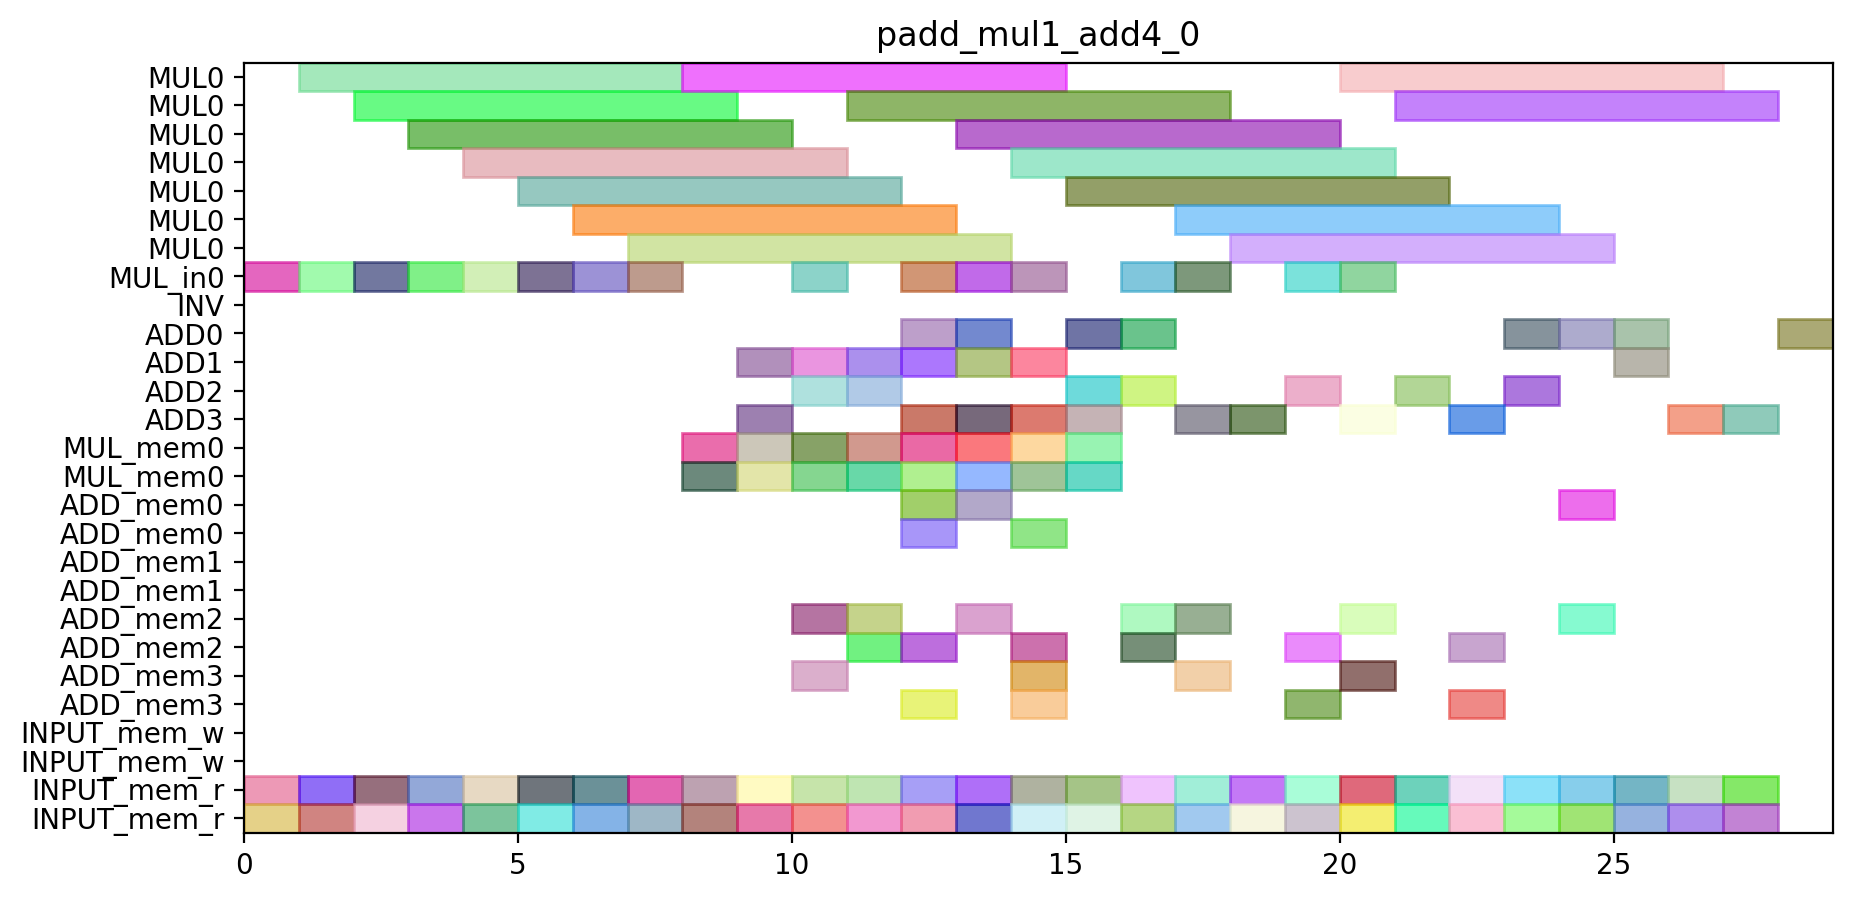

Generate this figure with Python:
from pyschedule import Scenario, solvers, plotters, alt

def solve_padd_mul1_add4_0(ConstStep, ExpStep):
	horizon = 98
	S=Scenario("padd_mul1_add4_0",horizon = horizon)

	# resource
	MUL = S.Resources('MUL', num=1, size=7)
	MUL_in = S.Resources('MUL_in', num=1)
	INV = S.Resource('INV')
	ADD = S.Resources('ADD', num=4, periods=range(1, horizon))
	MUL_mem = S.Resources('MUL_mem', num=1, size=2)
	ADD_mem = S.Resources('ADD_mem', num=4, size=2)
	INPUT_mem_w = S.Resource('INPUT_mem_w', size=2)
	INPUT_mem_r = S.Resource('INPUT_mem_r', size=2)

	# result of previous scheduling

	# new tasks
	T0t2_0 = S.Task('T0t2_0', length=1, delay_cost=1)
	T0t2_0 += alt(ADD)

	T0t2_0_mem0 = S.Task('T0t2_0_mem0', length=1, delay_cost=1)
	T0t2_0_mem0 += INPUT_mem_r
	S += T0t2_0_mem0<=T0t2_0

	T0t2_0_mem1 = S.Task('T0t2_0_mem1', length=1, delay_cost=1)
	T0t2_0_mem1 += INPUT_mem_r
	S += T0t2_0_mem1<=T0t2_0

	T0t2_1 = S.Task('T0t2_1', length=1, delay_cost=1)
	T0t2_1 += alt(ADD)

	T0t2_1_mem0 = S.Task('T0t2_1_mem0', length=1, delay_cost=1)
	T0t2_1_mem0 += INPUT_mem_r
	S += T0t2_1_mem0<=T0t2_1

	T0t2_1_mem1 = S.Task('T0t2_1_mem1', length=1, delay_cost=1)
	T0t2_1_mem1 += INPUT_mem_r
	S += T0t2_1_mem1<=T0t2_1

	T0t3_0 = S.Task('T0t3_0', length=1, delay_cost=1)
	T0t3_0 += alt(ADD)

	T0t3_0_mem0 = S.Task('T0t3_0_mem0', length=1, delay_cost=1)
	T0t3_0_mem0 += INPUT_mem_r
	S += T0t3_0_mem0<=T0t3_0

	T0t3_0_mem1 = S.Task('T0t3_0_mem1', length=1, delay_cost=1)
	T0t3_0_mem1 += INPUT_mem_r
	S += T0t3_0_mem1<=T0t3_0

	T0t3_1 = S.Task('T0t3_1', length=1, delay_cost=1)
	T0t3_1 += alt(ADD)

	T0t3_1_mem0 = S.Task('T0t3_1_mem0', length=1, delay_cost=1)
	T0t3_1_mem0 += INPUT_mem_r
	S += T0t3_1_mem0<=T0t3_1

	T0t3_1_mem1 = S.Task('T0t3_1_mem1', length=1, delay_cost=1)
	T0t3_1_mem1 += INPUT_mem_r
	S += T0t3_1_mem1<=T0t3_1

	T0t0_a0b0_in = S.Task('T0t0_a0b0_in', length=1, delay_cost=1)
	T0t0_a0b0_in += alt(MUL_in)
	T0t0_a0b0 = S.Task('T0t0_a0b0', length=7, delay_cost=1)
	T0t0_a0b0 += alt(MUL)
	S+=T0t0_a0b0>=T0t0_a0b0_in

	T0t0_a0b0_mem0 = S.Task('T0t0_a0b0_mem0', length=1, delay_cost=1)
	T0t0_a0b0_mem0 += INPUT_mem_r
	S += T0t0_a0b0_mem0<=T0t0_a0b0

	T0t0_a0b0_mem1 = S.Task('T0t0_a0b0_mem1', length=1, delay_cost=1)
	T0t0_a0b0_mem1 += INPUT_mem_r
	S += T0t0_a0b0_mem1<=T0t0_a0b0

	T0t1_a0b0_in = S.Task('T0t1_a0b0_in', length=1, delay_cost=1)
	T0t1_a0b0_in += alt(MUL_in)
	T0t1_a0b0 = S.Task('T0t1_a0b0', length=7, delay_cost=1)
	T0t1_a0b0 += alt(MUL)
	S+=T0t1_a0b0>=T0t1_a0b0_in

	T0t1_a0b0_mem0 = S.Task('T0t1_a0b0_mem0', length=1, delay_cost=1)
	T0t1_a0b0_mem0 += INPUT_mem_r
	S += T0t1_a0b0_mem0<=T0t1_a0b0

	T0t1_a0b0_mem1 = S.Task('T0t1_a0b0_mem1', length=1, delay_cost=1)
	T0t1_a0b0_mem1 += INPUT_mem_r
	S += T0t1_a0b0_mem1<=T0t1_a0b0

	T0t2_a0b0 = S.Task('T0t2_a0b0', length=1, delay_cost=1)
	T0t2_a0b0 += alt(ADD)

	T0t2_a0b0_mem0 = S.Task('T0t2_a0b0_mem0', length=1, delay_cost=1)
	T0t2_a0b0_mem0 += INPUT_mem_r
	S += T0t2_a0b0_mem0<=T0t2_a0b0

	T0t2_a0b0_mem1 = S.Task('T0t2_a0b0_mem1', length=1, delay_cost=1)
	T0t2_a0b0_mem1 += INPUT_mem_r
	S += T0t2_a0b0_mem1<=T0t2_a0b0

	T0t3_a0b0 = S.Task('T0t3_a0b0', length=1, delay_cost=1)
	T0t3_a0b0 += alt(ADD)

	T0t3_a0b0_mem0 = S.Task('T0t3_a0b0_mem0', length=1, delay_cost=1)
	T0t3_a0b0_mem0 += INPUT_mem_r
	S += T0t3_a0b0_mem0<=T0t3_a0b0

	T0t3_a0b0_mem1 = S.Task('T0t3_a0b0_mem1', length=1, delay_cost=1)
	T0t3_a0b0_mem1 += INPUT_mem_r
	S += T0t3_a0b0_mem1<=T0t3_a0b0

	T0t0_a1b1_in = S.Task('T0t0_a1b1_in', length=1, delay_cost=1)
	T0t0_a1b1_in += alt(MUL_in)
	T0t0_a1b1 = S.Task('T0t0_a1b1', length=7, delay_cost=1)
	T0t0_a1b1 += alt(MUL)
	S+=T0t0_a1b1>=T0t0_a1b1_in

	T0t0_a1b1_mem0 = S.Task('T0t0_a1b1_mem0', length=1, delay_cost=1)
	T0t0_a1b1_mem0 += INPUT_mem_r
	S += T0t0_a1b1_mem0<=T0t0_a1b1

	T0t0_a1b1_mem1 = S.Task('T0t0_a1b1_mem1', length=1, delay_cost=1)
	T0t0_a1b1_mem1 += INPUT_mem_r
	S += T0t0_a1b1_mem1<=T0t0_a1b1

	T0t1_a1b1_in = S.Task('T0t1_a1b1_in', length=1, delay_cost=1)
	T0t1_a1b1_in += alt(MUL_in)
	T0t1_a1b1 = S.Task('T0t1_a1b1', length=7, delay_cost=1)
	T0t1_a1b1 += alt(MUL)
	S+=T0t1_a1b1>=T0t1_a1b1_in

	T0t1_a1b1_mem0 = S.Task('T0t1_a1b1_mem0', length=1, delay_cost=1)
	T0t1_a1b1_mem0 += INPUT_mem_r
	S += T0t1_a1b1_mem0<=T0t1_a1b1

	T0t1_a1b1_mem1 = S.Task('T0t1_a1b1_mem1', length=1, delay_cost=1)
	T0t1_a1b1_mem1 += INPUT_mem_r
	S += T0t1_a1b1_mem1<=T0t1_a1b1

	T0t2_a1b1 = S.Task('T0t2_a1b1', length=1, delay_cost=1)
	T0t2_a1b1 += alt(ADD)

	T0t2_a1b1_mem0 = S.Task('T0t2_a1b1_mem0', length=1, delay_cost=1)
	T0t2_a1b1_mem0 += INPUT_mem_r
	S += T0t2_a1b1_mem0<=T0t2_a1b1

	T0t2_a1b1_mem1 = S.Task('T0t2_a1b1_mem1', length=1, delay_cost=1)
	T0t2_a1b1_mem1 += INPUT_mem_r
	S += T0t2_a1b1_mem1<=T0t2_a1b1

	T0t3_a1b1 = S.Task('T0t3_a1b1', length=1, delay_cost=1)
	T0t3_a1b1 += alt(ADD)

	T0t3_a1b1_mem0 = S.Task('T0t3_a1b1_mem0', length=1, delay_cost=1)
	T0t3_a1b1_mem0 += INPUT_mem_r
	S += T0t3_a1b1_mem0<=T0t3_a1b1

	T0t3_a1b1_mem1 = S.Task('T0t3_a1b1_mem1', length=1, delay_cost=1)
	T0t3_a1b1_mem1 += INPUT_mem_r
	S += T0t3_a1b1_mem1<=T0t3_a1b1

	T1t3_0 = S.Task('T1t3_0', length=1, delay_cost=1)
	T1t3_0 += alt(ADD)

	T1t3_0_mem0 = S.Task('T1t3_0_mem0', length=1, delay_cost=1)
	T1t3_0_mem0 += INPUT_mem_r
	S += T1t3_0_mem0<=T1t3_0

	T1t3_0_mem1 = S.Task('T1t3_0_mem1', length=1, delay_cost=1)
	T1t3_0_mem1 += INPUT_mem_r
	S += T1t3_0_mem1<=T1t3_0

	T1t3_1 = S.Task('T1t3_1', length=1, delay_cost=1)
	T1t3_1 += alt(ADD)

	T1t3_1_mem0 = S.Task('T1t3_1_mem0', length=1, delay_cost=1)
	T1t3_1_mem0 += INPUT_mem_r
	S += T1t3_1_mem0<=T1t3_1

	T1t3_1_mem1 = S.Task('T1t3_1_mem1', length=1, delay_cost=1)
	T1t3_1_mem1 += INPUT_mem_r
	S += T1t3_1_mem1<=T1t3_1

	T1t0_a0b0_in = S.Task('T1t0_a0b0_in', length=1, delay_cost=1)
	T1t0_a0b0_in += alt(MUL_in)
	T1t0_a0b0 = S.Task('T1t0_a0b0', length=7, delay_cost=1)
	T1t0_a0b0 += alt(MUL)
	S+=T1t0_a0b0>=T1t0_a0b0_in

	T1t0_a0b0_mem0 = S.Task('T1t0_a0b0_mem0', length=1, delay_cost=1)
	T1t0_a0b0_mem0 += INPUT_mem_r
	S += T1t0_a0b0_mem0<=T1t0_a0b0

	T1t0_a0b0_mem1 = S.Task('T1t0_a0b0_mem1', length=1, delay_cost=1)
	T1t0_a0b0_mem1 += INPUT_mem_r
	S += T1t0_a0b0_mem1<=T1t0_a0b0

	T1t1_a0b0_in = S.Task('T1t1_a0b0_in', length=1, delay_cost=1)
	T1t1_a0b0_in += alt(MUL_in)
	T1t1_a0b0 = S.Task('T1t1_a0b0', length=7, delay_cost=1)
	T1t1_a0b0 += alt(MUL)
	S+=T1t1_a0b0>=T1t1_a0b0_in

	T1t1_a0b0_mem0 = S.Task('T1t1_a0b0_mem0', length=1, delay_cost=1)
	T1t1_a0b0_mem0 += INPUT_mem_r
	S += T1t1_a0b0_mem0<=T1t1_a0b0

	T1t1_a0b0_mem1 = S.Task('T1t1_a0b0_mem1', length=1, delay_cost=1)
	T1t1_a0b0_mem1 += INPUT_mem_r
	S += T1t1_a0b0_mem1<=T1t1_a0b0

	T1t3_a0b0 = S.Task('T1t3_a0b0', length=1, delay_cost=1)
	T1t3_a0b0 += alt(ADD)

	T1t3_a0b0_mem0 = S.Task('T1t3_a0b0_mem0', length=1, delay_cost=1)
	T1t3_a0b0_mem0 += INPUT_mem_r
	S += T1t3_a0b0_mem0<=T1t3_a0b0

	T1t3_a0b0_mem1 = S.Task('T1t3_a0b0_mem1', length=1, delay_cost=1)
	T1t3_a0b0_mem1 += INPUT_mem_r
	S += T1t3_a0b0_mem1<=T1t3_a0b0

	T1t0_a1b1_in = S.Task('T1t0_a1b1_in', length=1, delay_cost=1)
	T1t0_a1b1_in += alt(MUL_in)
	T1t0_a1b1 = S.Task('T1t0_a1b1', length=7, delay_cost=1)
	T1t0_a1b1 += alt(MUL)
	S+=T1t0_a1b1>=T1t0_a1b1_in

	T1t0_a1b1_mem0 = S.Task('T1t0_a1b1_mem0', length=1, delay_cost=1)
	T1t0_a1b1_mem0 += INPUT_mem_r
	S += T1t0_a1b1_mem0<=T1t0_a1b1

	T1t0_a1b1_mem1 = S.Task('T1t0_a1b1_mem1', length=1, delay_cost=1)
	T1t0_a1b1_mem1 += INPUT_mem_r
	S += T1t0_a1b1_mem1<=T1t0_a1b1

	T1t1_a1b1_in = S.Task('T1t1_a1b1_in', length=1, delay_cost=1)
	T1t1_a1b1_in += alt(MUL_in)
	T1t1_a1b1 = S.Task('T1t1_a1b1', length=7, delay_cost=1)
	T1t1_a1b1 += alt(MUL)
	S+=T1t1_a1b1>=T1t1_a1b1_in

	T1t1_a1b1_mem0 = S.Task('T1t1_a1b1_mem0', length=1, delay_cost=1)
	T1t1_a1b1_mem0 += INPUT_mem_r
	S += T1t1_a1b1_mem0<=T1t1_a1b1

	T1t1_a1b1_mem1 = S.Task('T1t1_a1b1_mem1', length=1, delay_cost=1)
	T1t1_a1b1_mem1 += INPUT_mem_r
	S += T1t1_a1b1_mem1<=T1t1_a1b1

	T1t3_a1b1 = S.Task('T1t3_a1b1', length=1, delay_cost=1)
	T1t3_a1b1 += alt(ADD)

	T1t3_a1b1_mem0 = S.Task('T1t3_a1b1_mem0', length=1, delay_cost=1)
	T1t3_a1b1_mem0 += INPUT_mem_r
	S += T1t3_a1b1_mem0<=T1t3_a1b1

	T1t3_a1b1_mem1 = S.Task('T1t3_a1b1_mem1', length=1, delay_cost=1)
	T1t3_a1b1_mem1 += INPUT_mem_r
	S += T1t3_a1b1_mem1<=T1t3_a1b1

	T5t2_0 = S.Task('T5t2_0', length=1, delay_cost=1)
	T5t2_0 += alt(ADD)

	T5t2_0_mem0 = S.Task('T5t2_0_mem0', length=1, delay_cost=1)
	T5t2_0_mem0 += INPUT_mem_r
	S += T5t2_0_mem0<=T5t2_0

	T5t2_0_mem1 = S.Task('T5t2_0_mem1', length=1, delay_cost=1)
	T5t2_0_mem1 += INPUT_mem_r
	S += T5t2_0_mem1<=T5t2_0

	T5t2_1 = S.Task('T5t2_1', length=1, delay_cost=1)
	T5t2_1 += alt(ADD)

	T5t2_1_mem0 = S.Task('T5t2_1_mem0', length=1, delay_cost=1)
	T5t2_1_mem0 += INPUT_mem_r
	S += T5t2_1_mem0<=T5t2_1

	T5t2_1_mem1 = S.Task('T5t2_1_mem1', length=1, delay_cost=1)
	T5t2_1_mem1 += INPUT_mem_r
	S += T5t2_1_mem1<=T5t2_1

	T5t2_a0b0 = S.Task('T5t2_a0b0', length=1, delay_cost=1)
	T5t2_a0b0 += alt(ADD)

	T5t2_a0b0_mem0 = S.Task('T5t2_a0b0_mem0', length=1, delay_cost=1)
	T5t2_a0b0_mem0 += INPUT_mem_r
	S += T5t2_a0b0_mem0<=T5t2_a0b0

	T5t2_a0b0_mem1 = S.Task('T5t2_a0b0_mem1', length=1, delay_cost=1)
	T5t2_a0b0_mem1 += INPUT_mem_r
	S += T5t2_a0b0_mem1<=T5t2_a0b0

	T5t2_a1b1 = S.Task('T5t2_a1b1', length=1, delay_cost=1)
	T5t2_a1b1 += alt(ADD)

	T5t2_a1b1_mem0 = S.Task('T5t2_a1b1_mem0', length=1, delay_cost=1)
	T5t2_a1b1_mem0 += INPUT_mem_r
	S += T5t2_a1b1_mem0<=T5t2_a1b1

	T5t2_a1b1_mem1 = S.Task('T5t2_a1b1_mem1', length=1, delay_cost=1)
	T5t2_a1b1_mem1 += INPUT_mem_r
	S += T5t2_a1b1_mem1<=T5t2_a1b1

	T6t3_0 = S.Task('T6t3_0', length=1, delay_cost=1)
	T6t3_0 += alt(ADD)

	T6t3_0_mem0 = S.Task('T6t3_0_mem0', length=1, delay_cost=1)
	T6t3_0_mem0 += INPUT_mem_r
	S += T6t3_0_mem0<=T6t3_0

	T6t3_0_mem1 = S.Task('T6t3_0_mem1', length=1, delay_cost=1)
	T6t3_0_mem1 += INPUT_mem_r
	S += T6t3_0_mem1<=T6t3_0

	T6t3_1 = S.Task('T6t3_1', length=1, delay_cost=1)
	T6t3_1 += alt(ADD)

	T6t3_1_mem0 = S.Task('T6t3_1_mem0', length=1, delay_cost=1)
	T6t3_1_mem0 += INPUT_mem_r
	S += T6t3_1_mem0<=T6t3_1

	T6t3_1_mem1 = S.Task('T6t3_1_mem1', length=1, delay_cost=1)
	T6t3_1_mem1 += INPUT_mem_r
	S += T6t3_1_mem1<=T6t3_1

	T6t3_a0b0 = S.Task('T6t3_a0b0', length=1, delay_cost=1)
	T6t3_a0b0 += alt(ADD)

	T6t3_a0b0_mem0 = S.Task('T6t3_a0b0_mem0', length=1, delay_cost=1)
	T6t3_a0b0_mem0 += INPUT_mem_r
	S += T6t3_a0b0_mem0<=T6t3_a0b0

	T6t3_a0b0_mem1 = S.Task('T6t3_a0b0_mem1', length=1, delay_cost=1)
	T6t3_a0b0_mem1 += INPUT_mem_r
	S += T6t3_a0b0_mem1<=T6t3_a0b0

	T6t3_a1b1 = S.Task('T6t3_a1b1', length=1, delay_cost=1)
	T6t3_a1b1 += alt(ADD)

	T6t3_a1b1_mem0 = S.Task('T6t3_a1b1_mem0', length=1, delay_cost=1)
	T6t3_a1b1_mem0 += INPUT_mem_r
	S += T6t3_a1b1_mem0<=T6t3_a1b1

	T6t3_a1b1_mem1 = S.Task('T6t3_a1b1_mem1', length=1, delay_cost=1)
	T6t3_a1b1_mem1 += INPUT_mem_r
	S += T6t3_a1b1_mem1<=T6t3_a1b1

	T0t4_a0b0_in = S.Task('T0t4_a0b0_in', length=1, delay_cost=1)
	T0t4_a0b0_in += alt(MUL_in)
	T0t4_a0b0 = S.Task('T0t4_a0b0', length=7, delay_cost=1)
	T0t4_a0b0 += alt(MUL)
	S+=T0t4_a0b0>=T0t4_a0b0_in

	T0t4_a0b0_mem0 = S.Task('T0t4_a0b0_mem0', length=1, delay_cost=1)
	T0t4_a0b0_mem0 += alt(ADD_mem)
	S += (T0t2_a0b0*ADD[0])-1<T0t4_a0b0_mem0*ADD_mem[0]
	S += (T0t2_a0b0*ADD[1])-1<T0t4_a0b0_mem0*ADD_mem[1]
	S += (T0t2_a0b0*ADD[2])-1<T0t4_a0b0_mem0*ADD_mem[2]
	S += (T0t2_a0b0*ADD[3])-1<T0t4_a0b0_mem0*ADD_mem[3]
	S += T0t4_a0b0_mem0<=T0t4_a0b0

	T0t4_a0b0_mem1 = S.Task('T0t4_a0b0_mem1', length=1, delay_cost=1)
	T0t4_a0b0_mem1 += alt(ADD_mem)
	S += (T0t3_a0b0*ADD[0])-1<T0t4_a0b0_mem1*ADD_mem[0]
	S += (T0t3_a0b0*ADD[1])-1<T0t4_a0b0_mem1*ADD_mem[1]
	S += (T0t3_a0b0*ADD[2])-1<T0t4_a0b0_mem1*ADD_mem[2]
	S += (T0t3_a0b0*ADD[3])-1<T0t4_a0b0_mem1*ADD_mem[3]
	S += T0t4_a0b0_mem1<=T0t4_a0b0

	T0c0_a0b0 = S.Task('T0c0_a0b0', length=1, delay_cost=1)
	T0c0_a0b0 += alt(ADD)

	T0c0_a0b0_mem0 = S.Task('T0c0_a0b0_mem0', length=1, delay_cost=1)
	T0c0_a0b0_mem0 += alt(MUL_mem)
	S += (T0t0_a0b0*MUL[0])-1<T0c0_a0b0_mem0*MUL_mem[0]
	S += T0c0_a0b0_mem0<=T0c0_a0b0

	T0c0_a0b0_mem1 = S.Task('T0c0_a0b0_mem1', length=1, delay_cost=1)
	T0c0_a0b0_mem1 += alt(MUL_mem)
	S += (T0t1_a0b0*MUL[0])-1<T0c0_a0b0_mem1*MUL_mem[0]
	S += T0c0_a0b0_mem1<=T0c0_a0b0

	T0t6_a0b0 = S.Task('T0t6_a0b0', length=1, delay_cost=1)
	T0t6_a0b0 += alt(ADD)

	T0t6_a0b0_mem0 = S.Task('T0t6_a0b0_mem0', length=1, delay_cost=1)
	T0t6_a0b0_mem0 += alt(MUL_mem)
	S += (T0t0_a0b0*MUL[0])-1<T0t6_a0b0_mem0*MUL_mem[0]
	S += T0t6_a0b0_mem0<=T0t6_a0b0

	T0t6_a0b0_mem1 = S.Task('T0t6_a0b0_mem1', length=1, delay_cost=1)
	T0t6_a0b0_mem1 += alt(MUL_mem)
	S += (T0t1_a0b0*MUL[0])-1<T0t6_a0b0_mem1*MUL_mem[0]
	S += T0t6_a0b0_mem1<=T0t6_a0b0

	T0t4_a1b1_in = S.Task('T0t4_a1b1_in', length=1, delay_cost=1)
	T0t4_a1b1_in += alt(MUL_in)
	T0t4_a1b1 = S.Task('T0t4_a1b1', length=7, delay_cost=1)
	T0t4_a1b1 += alt(MUL)
	S+=T0t4_a1b1>=T0t4_a1b1_in

	T0t4_a1b1_mem0 = S.Task('T0t4_a1b1_mem0', length=1, delay_cost=1)
	T0t4_a1b1_mem0 += alt(ADD_mem)
	S += (T0t2_a1b1*ADD[0])-1<T0t4_a1b1_mem0*ADD_mem[0]
	S += (T0t2_a1b1*ADD[1])-1<T0t4_a1b1_mem0*ADD_mem[1]
	S += (T0t2_a1b1*ADD[2])-1<T0t4_a1b1_mem0*ADD_mem[2]
	S += (T0t2_a1b1*ADD[3])-1<T0t4_a1b1_mem0*ADD_mem[3]
	S += T0t4_a1b1_mem0<=T0t4_a1b1

	T0t4_a1b1_mem1 = S.Task('T0t4_a1b1_mem1', length=1, delay_cost=1)
	T0t4_a1b1_mem1 += alt(ADD_mem)
	S += (T0t3_a1b1*ADD[0])-1<T0t4_a1b1_mem1*ADD_mem[0]
	S += (T0t3_a1b1*ADD[1])-1<T0t4_a1b1_mem1*ADD_mem[1]
	S += (T0t3_a1b1*ADD[2])-1<T0t4_a1b1_mem1*ADD_mem[2]
	S += (T0t3_a1b1*ADD[3])-1<T0t4_a1b1_mem1*ADD_mem[3]
	S += T0t4_a1b1_mem1<=T0t4_a1b1

	T0c0_a1b1 = S.Task('T0c0_a1b1', length=1, delay_cost=1)
	T0c0_a1b1 += alt(ADD)

	T0c0_a1b1_mem0 = S.Task('T0c0_a1b1_mem0', length=1, delay_cost=1)
	T0c0_a1b1_mem0 += alt(MUL_mem)
	S += (T0t0_a1b1*MUL[0])-1<T0c0_a1b1_mem0*MUL_mem[0]
	S += T0c0_a1b1_mem0<=T0c0_a1b1

	T0c0_a1b1_mem1 = S.Task('T0c0_a1b1_mem1', length=1, delay_cost=1)
	T0c0_a1b1_mem1 += alt(MUL_mem)
	S += (T0t1_a1b1*MUL[0])-1<T0c0_a1b1_mem1*MUL_mem[0]
	S += T0c0_a1b1_mem1<=T0c0_a1b1

	T0t6_a1b1 = S.Task('T0t6_a1b1', length=1, delay_cost=1)
	T0t6_a1b1 += alt(ADD)

	T0t6_a1b1_mem0 = S.Task('T0t6_a1b1_mem0', length=1, delay_cost=1)
	T0t6_a1b1_mem0 += alt(MUL_mem)
	S += (T0t0_a1b1*MUL[0])-1<T0t6_a1b1_mem0*MUL_mem[0]
	S += T0t6_a1b1_mem0<=T0t6_a1b1

	T0t6_a1b1_mem1 = S.Task('T0t6_a1b1_mem1', length=1, delay_cost=1)
	T0t6_a1b1_mem1 += alt(MUL_mem)
	S += (T0t1_a1b1*MUL[0])-1<T0t6_a1b1_mem1*MUL_mem[0]
	S += T0t6_a1b1_mem1<=T0t6_a1b1

	T0t0_t2t3_in = S.Task('T0t0_t2t3_in', length=1, delay_cost=1)
	T0t0_t2t3_in += alt(MUL_in)
	T0t0_t2t3 = S.Task('T0t0_t2t3', length=7, delay_cost=1)
	T0t0_t2t3 += alt(MUL)
	S+=T0t0_t2t3>=T0t0_t2t3_in

	T0t0_t2t3_mem0 = S.Task('T0t0_t2t3_mem0', length=1, delay_cost=1)
	T0t0_t2t3_mem0 += alt(ADD_mem)
	S += (T0t2_0*ADD[0])-1<T0t0_t2t3_mem0*ADD_mem[0]
	S += (T0t2_0*ADD[1])-1<T0t0_t2t3_mem0*ADD_mem[1]
	S += (T0t2_0*ADD[2])-1<T0t0_t2t3_mem0*ADD_mem[2]
	S += (T0t2_0*ADD[3])-1<T0t0_t2t3_mem0*ADD_mem[3]
	S += T0t0_t2t3_mem0<=T0t0_t2t3

	T0t0_t2t3_mem1 = S.Task('T0t0_t2t3_mem1', length=1, delay_cost=1)
	T0t0_t2t3_mem1 += alt(ADD_mem)
	S += (T0t3_0*ADD[0])-1<T0t0_t2t3_mem1*ADD_mem[0]
	S += (T0t3_0*ADD[1])-1<T0t0_t2t3_mem1*ADD_mem[1]
	S += (T0t3_0*ADD[2])-1<T0t0_t2t3_mem1*ADD_mem[2]
	S += (T0t3_0*ADD[3])-1<T0t0_t2t3_mem1*ADD_mem[3]
	S += T0t0_t2t3_mem1<=T0t0_t2t3

	T0t1_t2t3_in = S.Task('T0t1_t2t3_in', length=1, delay_cost=1)
	T0t1_t2t3_in += alt(MUL_in)
	T0t1_t2t3 = S.Task('T0t1_t2t3', length=7, delay_cost=1)
	T0t1_t2t3 += alt(MUL)
	S+=T0t1_t2t3>=T0t1_t2t3_in

	T0t1_t2t3_mem0 = S.Task('T0t1_t2t3_mem0', length=1, delay_cost=1)
	T0t1_t2t3_mem0 += alt(ADD_mem)
	S += (T0t2_1*ADD[0])-1<T0t1_t2t3_mem0*ADD_mem[0]
	S += (T0t2_1*ADD[1])-1<T0t1_t2t3_mem0*ADD_mem[1]
	S += (T0t2_1*ADD[2])-1<T0t1_t2t3_mem0*ADD_mem[2]
	S += (T0t2_1*ADD[3])-1<T0t1_t2t3_mem0*ADD_mem[3]
	S += T0t1_t2t3_mem0<=T0t1_t2t3

	T0t1_t2t3_mem1 = S.Task('T0t1_t2t3_mem1', length=1, delay_cost=1)
	T0t1_t2t3_mem1 += alt(ADD_mem)
	S += (T0t3_1*ADD[0])-1<T0t1_t2t3_mem1*ADD_mem[0]
	S += (T0t3_1*ADD[1])-1<T0t1_t2t3_mem1*ADD_mem[1]
	S += (T0t3_1*ADD[2])-1<T0t1_t2t3_mem1*ADD_mem[2]
	S += (T0t3_1*ADD[3])-1<T0t1_t2t3_mem1*ADD_mem[3]
	S += T0t1_t2t3_mem1<=T0t1_t2t3

	T0t2_t2t3 = S.Task('T0t2_t2t3', length=1, delay_cost=1)
	T0t2_t2t3 += alt(ADD)

	T0t2_t2t3_mem0 = S.Task('T0t2_t2t3_mem0', length=1, delay_cost=1)
	T0t2_t2t3_mem0 += alt(ADD_mem)
	S += (T0t2_0*ADD[0])-1<T0t2_t2t3_mem0*ADD_mem[0]
	S += (T0t2_0*ADD[1])-1<T0t2_t2t3_mem0*ADD_mem[1]
	S += (T0t2_0*ADD[2])-1<T0t2_t2t3_mem0*ADD_mem[2]
	S += (T0t2_0*ADD[3])-1<T0t2_t2t3_mem0*ADD_mem[3]
	S += T0t2_t2t3_mem0<=T0t2_t2t3

	T0t2_t2t3_mem1 = S.Task('T0t2_t2t3_mem1', length=1, delay_cost=1)
	T0t2_t2t3_mem1 += alt(ADD_mem)
	S += (T0t2_1*ADD[0])-1<T0t2_t2t3_mem1*ADD_mem[0]
	S += (T0t2_1*ADD[1])-1<T0t2_t2t3_mem1*ADD_mem[1]
	S += (T0t2_1*ADD[2])-1<T0t2_t2t3_mem1*ADD_mem[2]
	S += (T0t2_1*ADD[3])-1<T0t2_t2t3_mem1*ADD_mem[3]
	S += T0t2_t2t3_mem1<=T0t2_t2t3

	T0t3_t2t3 = S.Task('T0t3_t2t3', length=1, delay_cost=1)
	T0t3_t2t3 += alt(ADD)

	T0t3_t2t3_mem0 = S.Task('T0t3_t2t3_mem0', length=1, delay_cost=1)
	T0t3_t2t3_mem0 += alt(ADD_mem)
	S += (T0t3_0*ADD[0])-1<T0t3_t2t3_mem0*ADD_mem[0]
	S += (T0t3_0*ADD[1])-1<T0t3_t2t3_mem0*ADD_mem[1]
	S += (T0t3_0*ADD[2])-1<T0t3_t2t3_mem0*ADD_mem[2]
	S += (T0t3_0*ADD[3])-1<T0t3_t2t3_mem0*ADD_mem[3]
	S += T0t3_t2t3_mem0<=T0t3_t2t3

	T0t3_t2t3_mem1 = S.Task('T0t3_t2t3_mem1', length=1, delay_cost=1)
	T0t3_t2t3_mem1 += alt(ADD_mem)
	S += (T0t3_1*ADD[0])-1<T0t3_t2t3_mem1*ADD_mem[0]
	S += (T0t3_1*ADD[1])-1<T0t3_t2t3_mem1*ADD_mem[1]
	S += (T0t3_1*ADD[2])-1<T0t3_t2t3_mem1*ADD_mem[2]
	S += (T0t3_1*ADD[3])-1<T0t3_t2t3_mem1*ADD_mem[3]
	S += T0t3_t2t3_mem1<=T0t3_t2t3

	T1t4_a0b0_in = S.Task('T1t4_a0b0_in', length=1, delay_cost=1)
	T1t4_a0b0_in += alt(MUL_in)
	T1t4_a0b0 = S.Task('T1t4_a0b0', length=7, delay_cost=1)
	T1t4_a0b0 += alt(MUL)
	S+=T1t4_a0b0>=T1t4_a0b0_in

	T1t4_a0b0_mem0 = S.Task('T1t4_a0b0_mem0', length=1, delay_cost=1)
	T1t4_a0b0_mem0 += alt(ADD_mem)
	S += (T0t2_a0b0*ADD[0])-1<T1t4_a0b0_mem0*ADD_mem[0]
	S += (T0t2_a0b0*ADD[1])-1<T1t4_a0b0_mem0*ADD_mem[1]
	S += (T0t2_a0b0*ADD[2])-1<T1t4_a0b0_mem0*ADD_mem[2]
	S += (T0t2_a0b0*ADD[3])-1<T1t4_a0b0_mem0*ADD_mem[3]
	S += T1t4_a0b0_mem0<=T1t4_a0b0

	T1t4_a0b0_mem1 = S.Task('T1t4_a0b0_mem1', length=1, delay_cost=1)
	T1t4_a0b0_mem1 += alt(ADD_mem)
	S += (T1t3_a0b0*ADD[0])-1<T1t4_a0b0_mem1*ADD_mem[0]
	S += (T1t3_a0b0*ADD[1])-1<T1t4_a0b0_mem1*ADD_mem[1]
	S += (T1t3_a0b0*ADD[2])-1<T1t4_a0b0_mem1*ADD_mem[2]
	S += (T1t3_a0b0*ADD[3])-1<T1t4_a0b0_mem1*ADD_mem[3]
	S += T1t4_a0b0_mem1<=T1t4_a0b0

	T1c0_a0b0 = S.Task('T1c0_a0b0', length=1, delay_cost=1)
	T1c0_a0b0 += alt(ADD)

	T1c0_a0b0_mem0 = S.Task('T1c0_a0b0_mem0', length=1, delay_cost=1)
	T1c0_a0b0_mem0 += alt(MUL_mem)
	S += (T1t0_a0b0*MUL[0])-1<T1c0_a0b0_mem0*MUL_mem[0]
	S += T1c0_a0b0_mem0<=T1c0_a0b0

	T1c0_a0b0_mem1 = S.Task('T1c0_a0b0_mem1', length=1, delay_cost=1)
	T1c0_a0b0_mem1 += alt(MUL_mem)
	S += (T1t1_a0b0*MUL[0])-1<T1c0_a0b0_mem1*MUL_mem[0]
	S += T1c0_a0b0_mem1<=T1c0_a0b0

	T1t6_a0b0 = S.Task('T1t6_a0b0', length=1, delay_cost=1)
	T1t6_a0b0 += alt(ADD)

	T1t6_a0b0_mem0 = S.Task('T1t6_a0b0_mem0', length=1, delay_cost=1)
	T1t6_a0b0_mem0 += alt(MUL_mem)
	S += (T1t0_a0b0*MUL[0])-1<T1t6_a0b0_mem0*MUL_mem[0]
	S += T1t6_a0b0_mem0<=T1t6_a0b0

	T1t6_a0b0_mem1 = S.Task('T1t6_a0b0_mem1', length=1, delay_cost=1)
	T1t6_a0b0_mem1 += alt(MUL_mem)
	S += (T1t1_a0b0*MUL[0])-1<T1t6_a0b0_mem1*MUL_mem[0]
	S += T1t6_a0b0_mem1<=T1t6_a0b0

	T1t4_a1b1_in = S.Task('T1t4_a1b1_in', length=1, delay_cost=1)
	T1t4_a1b1_in += alt(MUL_in)
	T1t4_a1b1 = S.Task('T1t4_a1b1', length=7, delay_cost=1)
	T1t4_a1b1 += alt(MUL)
	S+=T1t4_a1b1>=T1t4_a1b1_in

	T1t4_a1b1_mem0 = S.Task('T1t4_a1b1_mem0', length=1, delay_cost=1)
	T1t4_a1b1_mem0 += alt(ADD_mem)
	S += (T0t2_a1b1*ADD[0])-1<T1t4_a1b1_mem0*ADD_mem[0]
	S += (T0t2_a1b1*ADD[1])-1<T1t4_a1b1_mem0*ADD_mem[1]
	S += (T0t2_a1b1*ADD[2])-1<T1t4_a1b1_mem0*ADD_mem[2]
	S += (T0t2_a1b1*ADD[3])-1<T1t4_a1b1_mem0*ADD_mem[3]
	S += T1t4_a1b1_mem0<=T1t4_a1b1

	T1t4_a1b1_mem1 = S.Task('T1t4_a1b1_mem1', length=1, delay_cost=1)
	T1t4_a1b1_mem1 += alt(ADD_mem)
	S += (T1t3_a1b1*ADD[0])-1<T1t4_a1b1_mem1*ADD_mem[0]
	S += (T1t3_a1b1*ADD[1])-1<T1t4_a1b1_mem1*ADD_mem[1]
	S += (T1t3_a1b1*ADD[2])-1<T1t4_a1b1_mem1*ADD_mem[2]
	S += (T1t3_a1b1*ADD[3])-1<T1t4_a1b1_mem1*ADD_mem[3]
	S += T1t4_a1b1_mem1<=T1t4_a1b1

	T1c0_a1b1 = S.Task('T1c0_a1b1', length=1, delay_cost=1)
	T1c0_a1b1 += alt(ADD)

	T1c0_a1b1_mem0 = S.Task('T1c0_a1b1_mem0', length=1, delay_cost=1)
	T1c0_a1b1_mem0 += alt(MUL_mem)
	S += (T1t0_a1b1*MUL[0])-1<T1c0_a1b1_mem0*MUL_mem[0]
	S += T1c0_a1b1_mem0<=T1c0_a1b1

	T1c0_a1b1_mem1 = S.Task('T1c0_a1b1_mem1', length=1, delay_cost=1)
	T1c0_a1b1_mem1 += alt(MUL_mem)
	S += (T1t1_a1b1*MUL[0])-1<T1c0_a1b1_mem1*MUL_mem[0]
	S += T1c0_a1b1_mem1<=T1c0_a1b1

	T1t6_a1b1 = S.Task('T1t6_a1b1', length=1, delay_cost=1)
	T1t6_a1b1 += alt(ADD)

	T1t6_a1b1_mem0 = S.Task('T1t6_a1b1_mem0', length=1, delay_cost=1)
	T1t6_a1b1_mem0 += alt(MUL_mem)
	S += (T1t0_a1b1*MUL[0])-1<T1t6_a1b1_mem0*MUL_mem[0]
	S += T1t6_a1b1_mem0<=T1t6_a1b1

	T1t6_a1b1_mem1 = S.Task('T1t6_a1b1_mem1', length=1, delay_cost=1)
	T1t6_a1b1_mem1 += alt(MUL_mem)
	S += (T1t1_a1b1*MUL[0])-1<T1t6_a1b1_mem1*MUL_mem[0]
	S += T1t6_a1b1_mem1<=T1t6_a1b1

	T1t0_t2t3_in = S.Task('T1t0_t2t3_in', length=1, delay_cost=1)
	T1t0_t2t3_in += alt(MUL_in)
	T1t0_t2t3 = S.Task('T1t0_t2t3', length=7, delay_cost=1)
	T1t0_t2t3 += alt(MUL)
	S+=T1t0_t2t3>=T1t0_t2t3_in

	T1t0_t2t3_mem0 = S.Task('T1t0_t2t3_mem0', length=1, delay_cost=1)
	T1t0_t2t3_mem0 += alt(ADD_mem)
	S += (T0t2_0*ADD[0])-1<T1t0_t2t3_mem0*ADD_mem[0]
	S += (T0t2_0*ADD[1])-1<T1t0_t2t3_mem0*ADD_mem[1]
	S += (T0t2_0*ADD[2])-1<T1t0_t2t3_mem0*ADD_mem[2]
	S += (T0t2_0*ADD[3])-1<T1t0_t2t3_mem0*ADD_mem[3]
	S += T1t0_t2t3_mem0<=T1t0_t2t3

	T1t0_t2t3_mem1 = S.Task('T1t0_t2t3_mem1', length=1, delay_cost=1)
	T1t0_t2t3_mem1 += alt(ADD_mem)
	S += (T1t3_0*ADD[0])-1<T1t0_t2t3_mem1*ADD_mem[0]
	S += (T1t3_0*ADD[1])-1<T1t0_t2t3_mem1*ADD_mem[1]
	S += (T1t3_0*ADD[2])-1<T1t0_t2t3_mem1*ADD_mem[2]
	S += (T1t3_0*ADD[3])-1<T1t0_t2t3_mem1*ADD_mem[3]
	S += T1t0_t2t3_mem1<=T1t0_t2t3

	T1t1_t2t3_in = S.Task('T1t1_t2t3_in', length=1, delay_cost=1)
	T1t1_t2t3_in += alt(MUL_in)
	T1t1_t2t3 = S.Task('T1t1_t2t3', length=7, delay_cost=1)
	T1t1_t2t3 += alt(MUL)
	S+=T1t1_t2t3>=T1t1_t2t3_in

	T1t1_t2t3_mem0 = S.Task('T1t1_t2t3_mem0', length=1, delay_cost=1)
	T1t1_t2t3_mem0 += alt(ADD_mem)
	S += (T0t2_1*ADD[0])-1<T1t1_t2t3_mem0*ADD_mem[0]
	S += (T0t2_1*ADD[1])-1<T1t1_t2t3_mem0*ADD_mem[1]
	S += (T0t2_1*ADD[2])-1<T1t1_t2t3_mem0*ADD_mem[2]
	S += (T0t2_1*ADD[3])-1<T1t1_t2t3_mem0*ADD_mem[3]
	S += T1t1_t2t3_mem0<=T1t1_t2t3

	T1t1_t2t3_mem1 = S.Task('T1t1_t2t3_mem1', length=1, delay_cost=1)
	T1t1_t2t3_mem1 += alt(ADD_mem)
	S += (T1t3_1*ADD[0])-1<T1t1_t2t3_mem1*ADD_mem[0]
	S += (T1t3_1*ADD[1])-1<T1t1_t2t3_mem1*ADD_mem[1]
	S += (T1t3_1*ADD[2])-1<T1t1_t2t3_mem1*ADD_mem[2]
	S += (T1t3_1*ADD[3])-1<T1t1_t2t3_mem1*ADD_mem[3]
	S += T1t1_t2t3_mem1<=T1t1_t2t3

	T1t3_t2t3 = S.Task('T1t3_t2t3', length=1, delay_cost=1)
	T1t3_t2t3 += alt(ADD)

	T1t3_t2t3_mem0 = S.Task('T1t3_t2t3_mem0', length=1, delay_cost=1)
	T1t3_t2t3_mem0 += alt(ADD_mem)
	S += (T1t3_0*ADD[0])-1<T1t3_t2t3_mem0*ADD_mem[0]
	S += (T1t3_0*ADD[1])-1<T1t3_t2t3_mem0*ADD_mem[1]
	S += (T1t3_0*ADD[2])-1<T1t3_t2t3_mem0*ADD_mem[2]
	S += (T1t3_0*ADD[3])-1<T1t3_t2t3_mem0*ADD_mem[3]
	S += T1t3_t2t3_mem0<=T1t3_t2t3

	T1t3_t2t3_mem1 = S.Task('T1t3_t2t3_mem1', length=1, delay_cost=1)
	T1t3_t2t3_mem1 += alt(ADD_mem)
	S += (T1t3_1*ADD[0])-1<T1t3_t2t3_mem1*ADD_mem[0]
	S += (T1t3_1*ADD[1])-1<T1t3_t2t3_mem1*ADD_mem[1]
	S += (T1t3_1*ADD[2])-1<T1t3_t2t3_mem1*ADD_mem[2]
	S += (T1t3_1*ADD[3])-1<T1t3_t2t3_mem1*ADD_mem[3]
	S += T1t3_t2t3_mem1<=T1t3_t2t3

	T5t2_t2t3 = S.Task('T5t2_t2t3', length=1, delay_cost=1)
	T5t2_t2t3 += alt(ADD)

	T5t2_t2t3_mem0 = S.Task('T5t2_t2t3_mem0', length=1, delay_cost=1)
	T5t2_t2t3_mem0 += alt(ADD_mem)
	S += (T5t2_0*ADD[0])-1<T5t2_t2t3_mem0*ADD_mem[0]
	S += (T5t2_0*ADD[1])-1<T5t2_t2t3_mem0*ADD_mem[1]
	S += (T5t2_0*ADD[2])-1<T5t2_t2t3_mem0*ADD_mem[2]
	S += (T5t2_0*ADD[3])-1<T5t2_t2t3_mem0*ADD_mem[3]
	S += T5t2_t2t3_mem0<=T5t2_t2t3

	T5t2_t2t3_mem1 = S.Task('T5t2_t2t3_mem1', length=1, delay_cost=1)
	T5t2_t2t3_mem1 += alt(ADD_mem)
	S += (T5t2_1*ADD[0])-1<T5t2_t2t3_mem1*ADD_mem[0]
	S += (T5t2_1*ADD[1])-1<T5t2_t2t3_mem1*ADD_mem[1]
	S += (T5t2_1*ADD[2])-1<T5t2_t2t3_mem1*ADD_mem[2]
	S += (T5t2_1*ADD[3])-1<T5t2_t2t3_mem1*ADD_mem[3]
	S += T5t2_t2t3_mem1<=T5t2_t2t3

	T6t3_t2t3 = S.Task('T6t3_t2t3', length=1, delay_cost=1)
	T6t3_t2t3 += alt(ADD)

	T6t3_t2t3_mem0 = S.Task('T6t3_t2t3_mem0', length=1, delay_cost=1)
	T6t3_t2t3_mem0 += alt(ADD_mem)
	S += (T6t3_0*ADD[0])-1<T6t3_t2t3_mem0*ADD_mem[0]
	S += (T6t3_0*ADD[1])-1<T6t3_t2t3_mem0*ADD_mem[1]
	S += (T6t3_0*ADD[2])-1<T6t3_t2t3_mem0*ADD_mem[2]
	S += (T6t3_0*ADD[3])-1<T6t3_t2t3_mem0*ADD_mem[3]
	S += T6t3_t2t3_mem0<=T6t3_t2t3

	T6t3_t2t3_mem1 = S.Task('T6t3_t2t3_mem1', length=1, delay_cost=1)
	T6t3_t2t3_mem1 += alt(ADD_mem)
	S += (T6t3_1*ADD[0])-1<T6t3_t2t3_mem1*ADD_mem[0]
	S += (T6t3_1*ADD[1])-1<T6t3_t2t3_mem1*ADD_mem[1]
	S += (T6t3_1*ADD[2])-1<T6t3_t2t3_mem1*ADD_mem[2]
	S += (T6t3_1*ADD[3])-1<T6t3_t2t3_mem1*ADD_mem[3]
	S += T6t3_t2t3_mem1<=T6t3_t2t3

	solvers.mip.solve(S,msg=1,kind='CPLEX', time_limit=3600)

	solution = [['hoge']*len(S.solution()[1]) for i in range(len(S.solution()))]
	for i in range(len(S.solution())):
		for j in range(len(S.solution()[i])):
			solution[i][j]=str(S.solution()[i][j])
	print(solution)

	cycles = int(solution[-1][3])

	pic_file_name = "padd_mul1_add4/padd_mul1_add4_0.png"
	if(S.solution() != []):
		plotters.matplotlib.plot(S,img_filename=pic_file_name, vertical_text=True, fig_size=(cycles*0.25+3, 5), show_task_labels=False)

	return solution

if __name__ == "__main__":
	solution = solve_padd_mul1_add4_0(0, 0)
